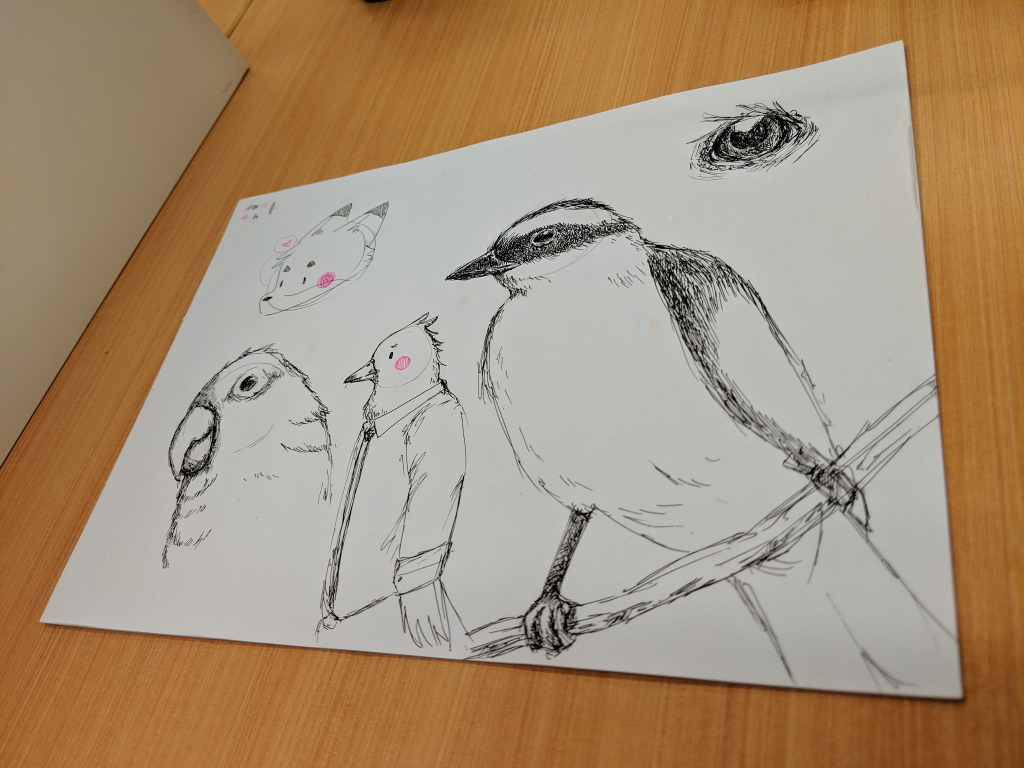
#> input picture aula_23/foto-documento.jpg, 2048 x 1536 px (shown at 1/2 size)
$ jupyter execute 'Aula 02.ipynb'
#> lines starting #> are read from the running program, lines starting #| are printed output that depends on the picture
# Aula 02

## Homografias

Nesta aula introduziremos o conceito de homografias. Para isso utilizaremos uma aplicação de exemplo: retificação de fotos de documentos.

Considere inicialmente a imagem a seguir:

O objetivo da retificação de documentos é obter a imagem a seguir:

## Estimação de homografias

Uma homografia é definida pela matriz:

$$
H = \begin{pmatrix}
h_{11} & h_{12} & h_{13} \\
h_{21} & h_{22} & h_{23} \\
h_{31} & h_{32} & h_{33} \\
\end{pmatrix}$$

Considere a correspondência de pontos $(p_i, p'_i)$, onde $p_i = (x_i, y_i, 1)^T$ é a coordenada de um ponto na imagem original e $p'_i = (x'_i, y'_i, 1)^T$ é a coordenada correspondente na imagem de destino. Como vimos em aula, é comum utilizarmos $h_{33} = 1$, uma vez que a matriz $H$ pode ser multiplicada por qualquer valor escalar sem alterar o resultado final.

Queremos encontrar $H$ tal que $q = H\cdot p$. Abrindo a multiplicação obtemos:

$$
\begin{pmatrix}
h_{11}x_i + h_{12}y_i + h_{13} \\
h_{21}x_i + h_{22}y_i + h_{23} \\
h_{31}x_i + h_{32}y_i + 1 \\
\end{pmatrix} = \begin{pmatrix}
\frac{h_{11}x_i + h_{12}y_i + h_{13}}{h_{31}x_i + h_{32}y_i + 1} \\
\frac{h_{21}x_i + h_{22}y_i + h_{23}}{h_{31}x_i + h_{32}y_i + 1} \\
1 \\
\end{pmatrix}
$$

Sabemos que esse vetor deve ser igual a $p'_i$, consequentemente o valor de suas coordenadas devem ser iguais. Assim:

$$
\begin{align}
h_{11}x_i + h_{12}y_i + h_{13} &= x'_i(h_{31}x_i + h_{32}y_i + 1) \\
h_{21}x_i + h_{22}y_i + h_{23} &= y'_i(h_{31}x_i + h_{32}y_i + 1)
\end{align}
$$

Reorganizando as equações, temos:

$$
\begin{align}
x_ih_{11} + y_ih_{12} + h_{13} - x_ix'_ih_{31} - y_ix'_ih_{32} &= x'_i \\
x_ih_{21} + y_ih_{22} + h_{23} - x_iy'_ih_{31} - y_iy'_ih_{32} &= y'_i
\end{align}
$$

Que são duas equações de um sistema linear com 8 variáveis (as componentes da matriz $H$, menos $h_{33}$, que já definimos como 1).

Como temos 8 variáveis, precisamos de pelo menos 8 equações no nosso sistema para que ele tenha solução única. Cada correspondência de pontos gera duas equações, logo com 4 correspondências de pontos temos as 8 equações de que precisamos. Montando o sistema como uma multiplicação de matrizes, temos:

$$
\begin{pmatrix}
x_1 & y_1 & 1 & 0 & 0 & 0 & -x_1x'_1 & -y_1x'_1 \\
0 & 0 & 0 & x_1 & y_1 & 1 & -x_1y'_1 & -y_1y'_1 \\
x_2 & y_2 & 1 & 0 & 0 & 0 & -x_2x'_2 & -y_2x'_2 \\
0 & 0 & 0 & x_2 & y_2 & 1 & -x_2y'_2 & -y_2y'_2 \\
x_3 & y_3 & 1 & 0 & 0 & 0 & -x_3x'_3 & -y_3x'_3 \\
0 & 0 & 0 & x_3 & y_3 & 1 & -x_3y'_3 & -y_3y'_3 \\
x_4 & y_4 & 1 & 0 & 0 & 0 & -x_4x'_4 & -y_4x'_4 \\
0 & 0 & 0 & x_4 & y_4 & 1 & -x_4y'_4 & -y_4y'_4
\end{pmatrix}
\begin{pmatrix}
h_{11} \\
h_{12} \\
h_{13} \\
h_{21} \\
h_{22} \\
h_{23} \\
h_{31} \\
h_{32}
\end{pmatrix} =
\begin{pmatrix}
x'_1 \\
y'_1 \\
x'_2 \\
y'_2 \\
x'_3 \\
y'_3 \\
x'_4 \\
y'_4
\end{pmatrix}
$$

Resolvendo o sistema linear obtemos a matriz de homografia.

# Atividade

1. Abra a imagem do documento e localize as coordenadas dos quatro cantos da folha e monte uma lista com esses pontos;
2. Queremos uma imagem final no formato de uma folha A4 em paisagem. Para isso utilizaremos uma resolução de 1684 X 1190 pixels (você pode alterar os valores se preferir). Monte uma lista com os 4 cantos da imagem de destino, seguindo a mesma ordem do item anterior, ou seja, se o primeiro ponto da lista anterior é o canto superior esquerdo, o primeiro ponto dessa nova lista também deve ser o canto superior esquerdo;
3. Crie uma função que recebe duas listas com correspondências de pontos e devolve uma matriz de homografia:

    1. Monte as matrizes do sistema linear descrito acima;
    2. Resolva o sistema linear (pode usar funções prontas, ex: `numpy.linalg.solve`) e monte a matriz de homografia (não se esqueça que a última componente é igual a 1);
4. Teste sua função. Para isso, utilize a função [findHomography](https://docs.opencv.org/3.4/d9/d0c/group__calib3d.html#ga4abc2ece9fab9398f2e560d53c8c9780) do OpenCV e compare as matrizes resultantes com a função [numpy.allclose](https://docs.scipy.org/doc/numpy-1.15.1/reference/generated/numpy.allclose.html);
5. Crie uma matriz de zeros no formato da imagem de destino. Percorra cada pixel dessa imagem aplicando a homografia inversa para descobrir o pixel original e preencha a imagem de destino com aquele pixel (lembre-se da atividade da primeira aula deste módulo). Apresente a imagem resultante neste notebook.

## Desafios

1. Automatize o processo construção dos pares de pontos. Para isso, crie uma função que recebe uma foto e devolve as coordenadas dos quatro cantos do documento;
2. Implemente uma interface gráfica para o seu programa de retificação automática de documentos. Requisitos:
    1. Permitir a seleção do arquivo de entrada;
    2. Permitir o ajuste manual dos cantos detectados na foto;
    3. Permitir a seleção da resolução do arquivo final;
    4. Salvar o documento retificado em um arquivo.

  O OpenCV possui funções para criar uma interface gráfica simples. Você pode utilizá-las para implementar seu programa.

  **A conclusão satisfatória deste desafio vale até 1 ponto adicional na nota do projeto 4.** Para ganhar até meio ponto a seleção do arquivo de entrada pode ser feita na linha de comando do terminal e a interface gráfica pode ser implementada utilizando somente o OpenCV. Para valer até um ponto é necessário implementar uma interface gráfica completa (para seleção dos arquivos e ajuste dos cantos do documento).

[cell 1]
# Imports
import numpy as np
import cv2 as cv
import matplotlib.pyplot as plt

[cell 2]
# Item 1
orig = [
    # Coloque os pontos aqui
    (478,402), # Left up
    (80,1242), # Left down
    (1804,80), # Right up
    (1924,1404) # Right down
]

[cell 3]
img = cv.imread('foto-documento.jpg')
#> img is the input picture: shape (1536, 2048, 3); mean B, G, R 119.7, 144.9, 166.7
img = cv.cvtColor(img, cv.COLOR_BGR2RGB)

for o in orig:
    print(o)
    cv.circle(img,o, 25, (0,255,0), -1)
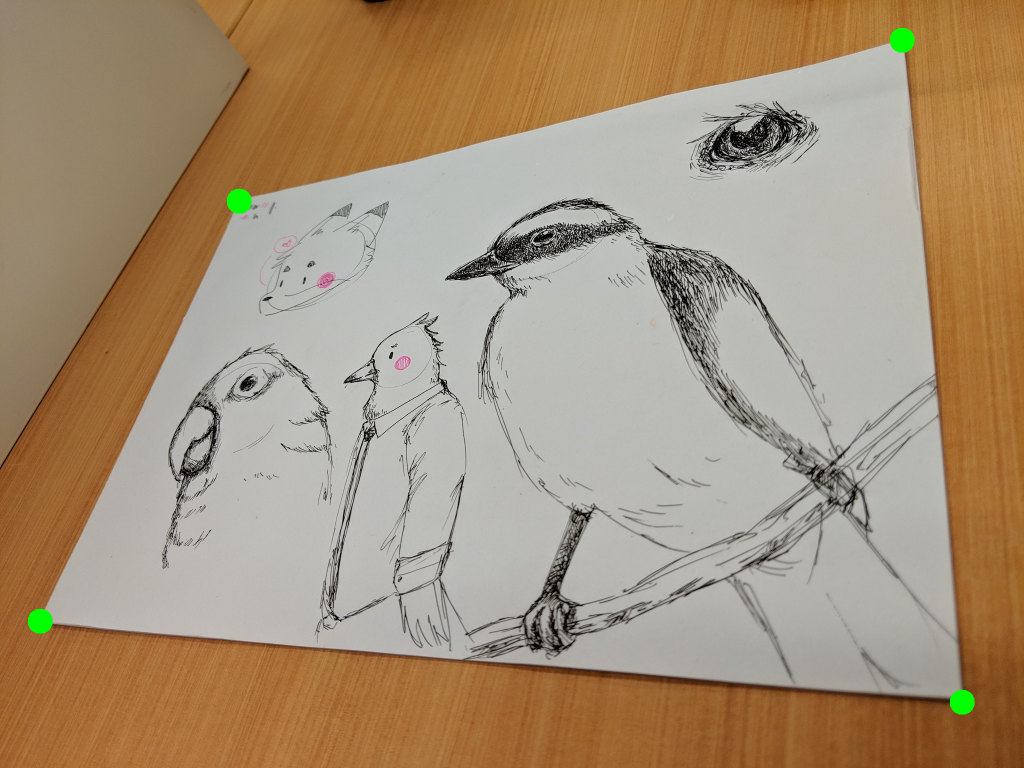
#> img: shape (1536, 2048, 3) (shown at 1/2 size); mean R, G, B 166.4, 145.3, 119.6

plt.figure(figsize=(12, 12))
plt.imshow(img)

[cell 4]
# Item 2
dest = [
    (0,0), # LU
    (0,1190), # LD
    (1684,0), # RU
    (1684,1190) # RD
    # Coloque os pontos correspondentes aqui
]

[cell 5]
# Item 3
def find_homography(p,pl):
    x1,y1 = p[0]
    x2,y2 = p[1]
    x3,y3 = p[2]
    x4,y4 = p[3]

    x_1,y_1 = pl[0]
    x_2,y_2 = pl[1]
    x_3,y_3 = pl[2]
    x_4,y_4 = pl[3]


    mo= np.array([
        [x1, y1, 1, 0, 0, 0, -(x1*x_1), -(y1*x_1)],
        [0, 0, 0, x1, y1, 1, -(x1*y_1), -(y1*y_1)],
        [x2, y2, 1, 0, 0, 0, -(x2*x_2), -(y2*x_2)],
        [0, 0, 0, x2, y2, 1, -(x2*y_2), -(y2*y_2)],
        [x3, y3, 1, 0, 0, 0, -(x3*x_3), -(y3*x_3)],
        [0, 0, 0, x3, y3, 1, -(x3*y_3), -(y3*y_3)],
        [x4, y4, 1, 0, 0, 0, -(x4*x_4), -(y4*x_4)],
        [0, 0, 0, x4, y4, 1, -(x4*y_4), -(y4*y_4)]
    ])

    md = np.array([
        [x_1],
        [y_1],
        [x_2],
        [y_2],
        [x_3],
        [y_3],
        [x_4],
        [y_4]
    ])

    mh = np.linalg.solve(mo,md)

    nh = np.array([
        [mh[0][0],mh[1][0],mh[2][0]],
        [mh[3][0],mh[4][0],mh[5][0]],
        [mh[6][0],mh[7][0],1]
    ])

    return nh
    #return np.linalg.solve(matrix1,matrix2)

[cell 6]
homo = find_homography(orig,dest)
print(homo)

[cell 7]
# Item 4
# Verifique o resultado da sua função find_homography comparando com a implementação do OpenCV
# Item 2


cv.findHomography(np.array(orig),np.array(dest))
#> Out = ([[4.58, 2.17, -3059.7], [1.11, 4.59, -2378.6], [0.00115, 0.00143, 1]], [1, 1, 1, 1])

[cell 8]
# Item 5
# Crie a imagem final aqui
def aplica_transformacao_v2(img, homo_matrix, size):
    res = np.zeros(size,np.uint8)  # res é a imagem a ser devolvida
    h, w, t = res.shape
    hr, wr, tr = img.shape
#> hr = 1536; wr = 2048; tr = 3
    im = np.linalg.inv(homo_matrix)

    for i in range(h):
        for j in range(w):
            p = np.dot(im, [j, i, 1])
            p /= p[2]
            if int(p[0]) < 0  or int(p[1]) < 0 or int(p[0]) >= wr or int(p[1]) >= hr:
                pass
            else:
                res[i, j] = img[int(p[1]), int(p[0])]
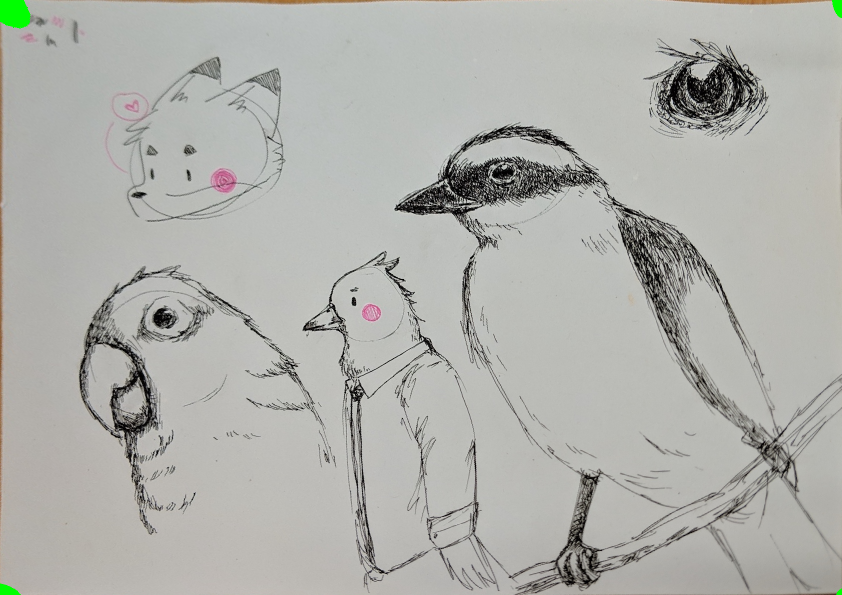
#> res: shape (1190, 1684, 3) (shown at 1/2 size); mean R, G, B 175.6, 176.2, 171.4
    return res

img_r = aplica_transformacao_v2(img,homo,[1190,1684,3])
